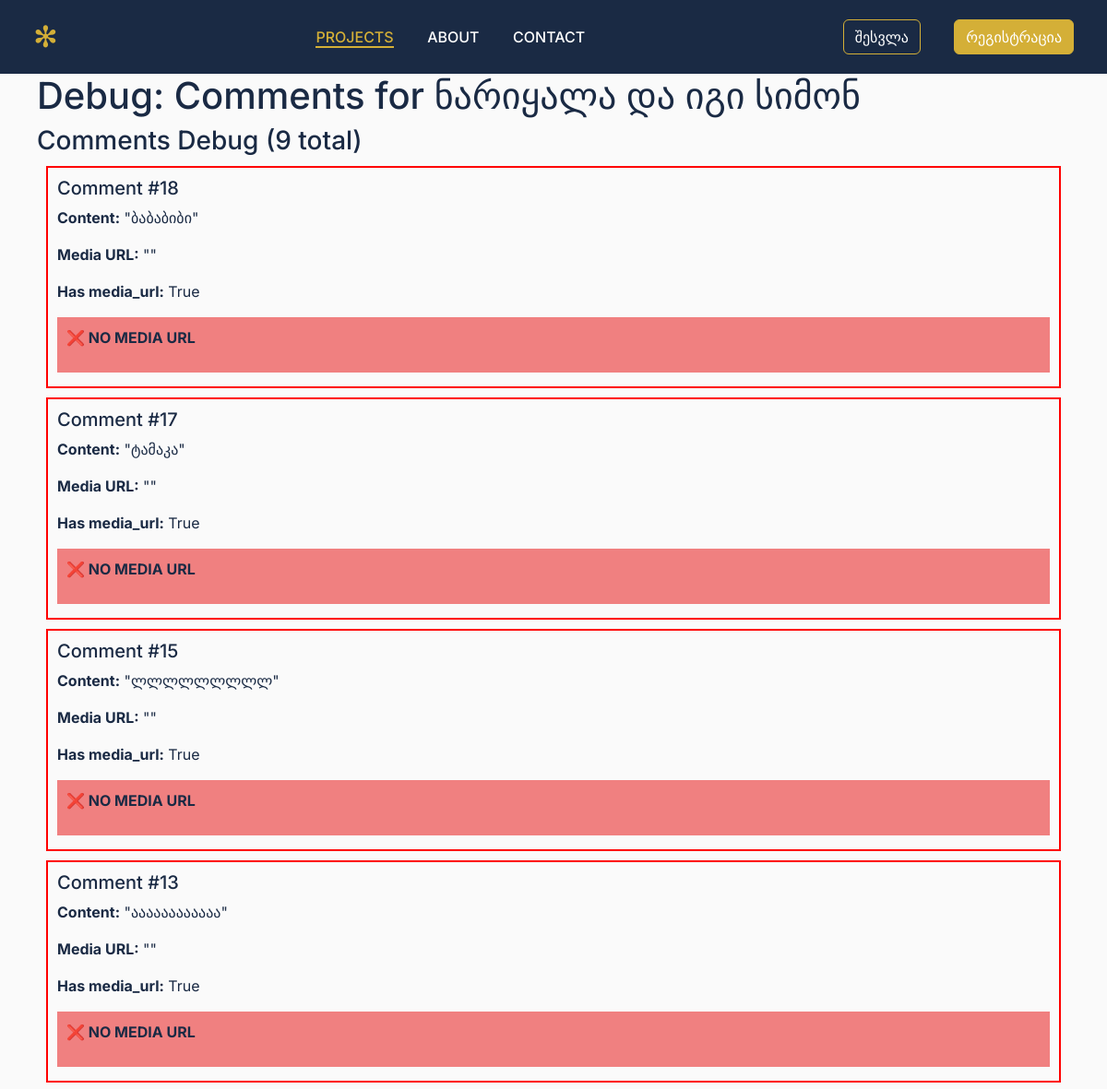
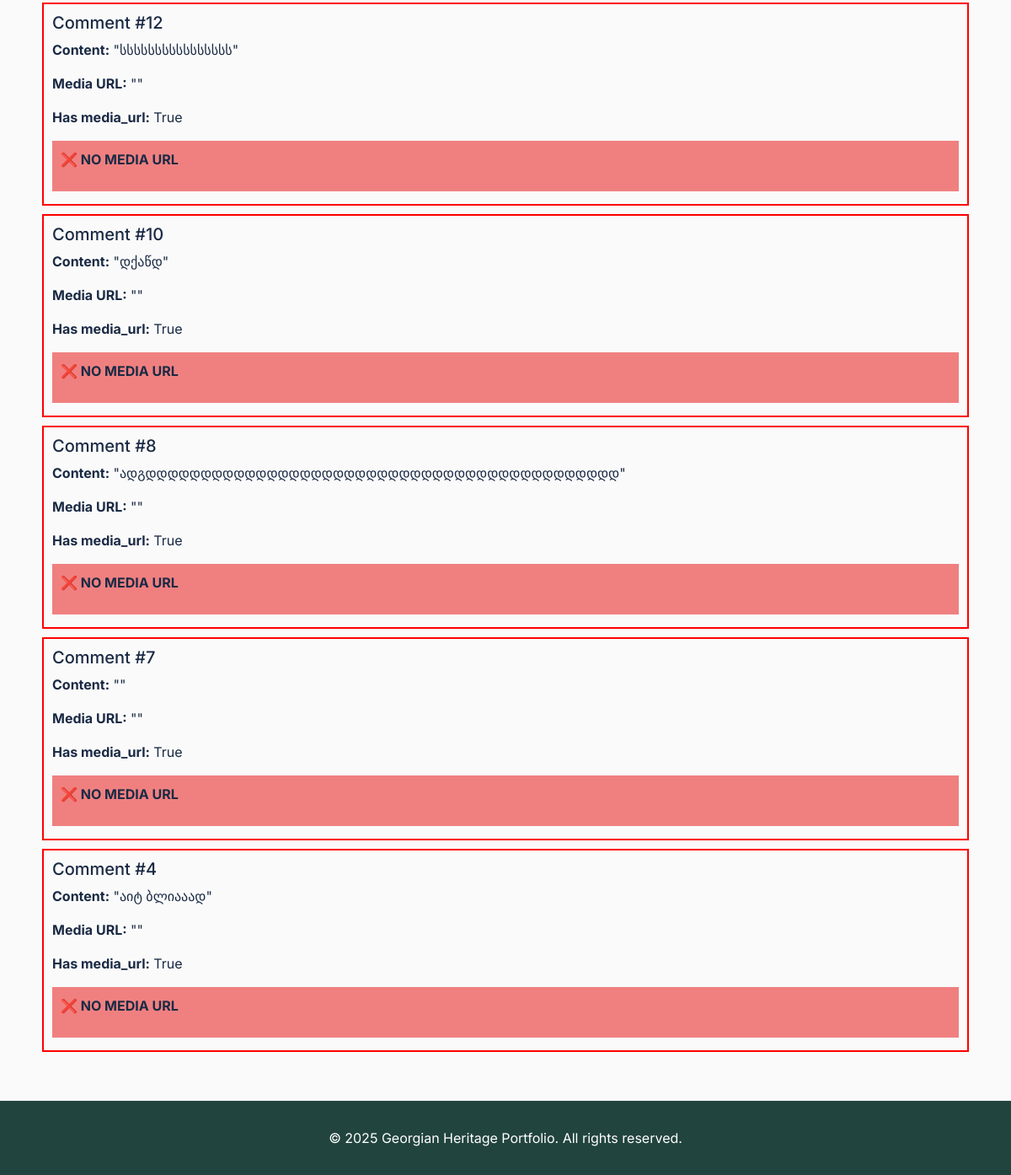
The page /debug/project/project_2 on the database as committed earlier (2 pictures, top to bottom).
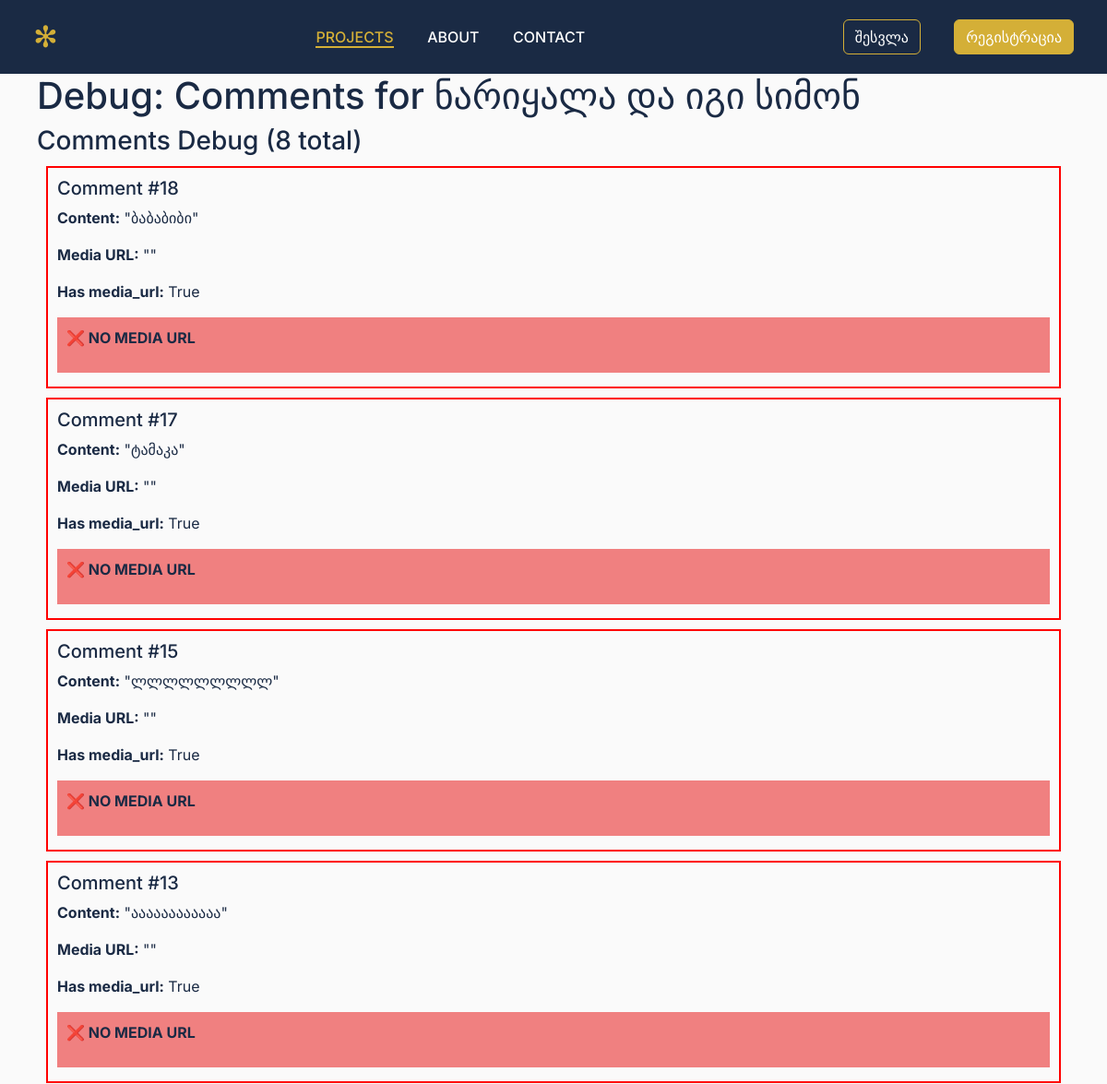
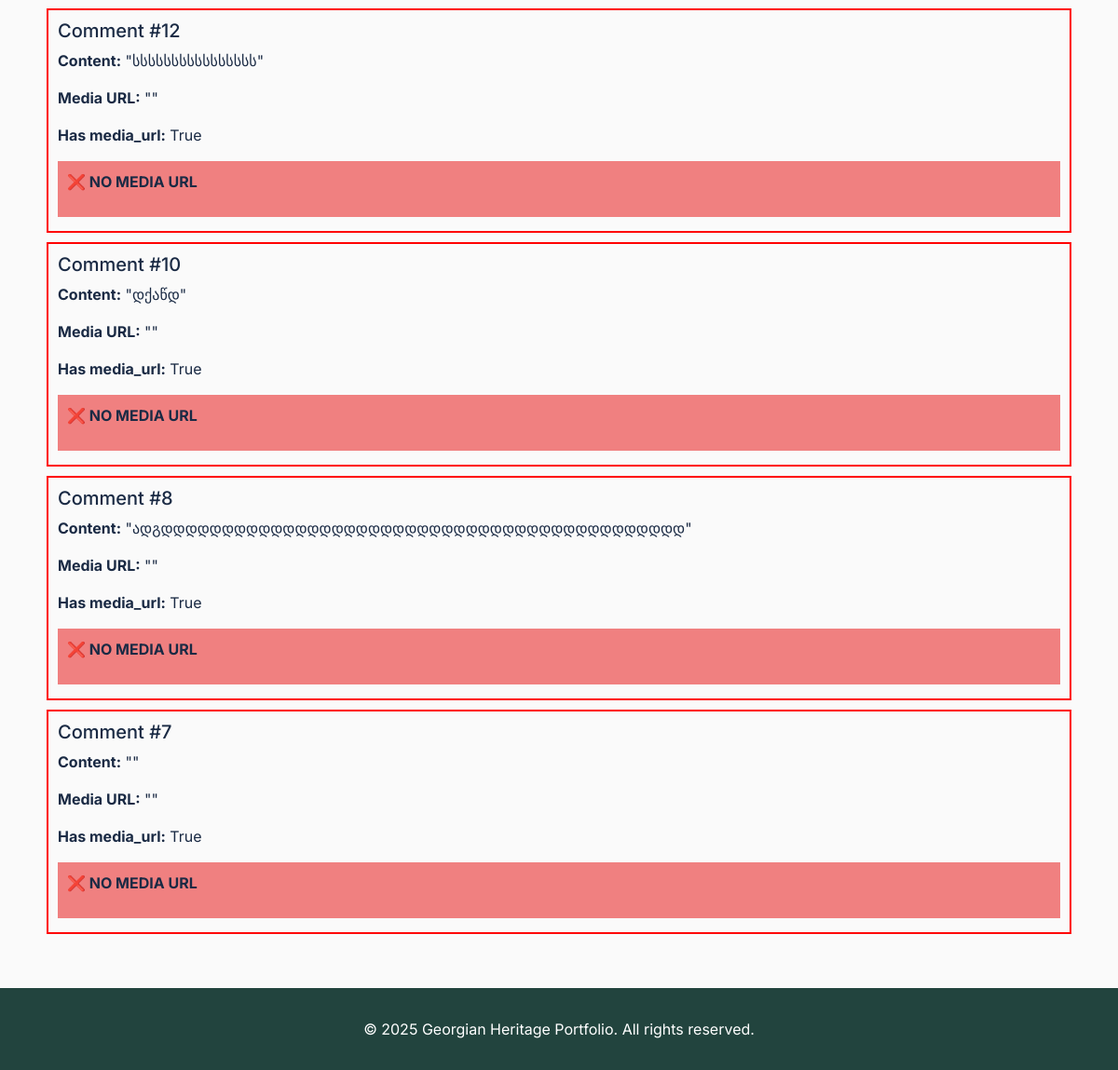
The same page on the database as committed later (2 pictures, top to bottom).
### models.py (models this page shows, shortened)
class Comment(db.Model):
    id = db.Column(db.Integer, primary_key=True)
    content = db.Column(db.Text, nullable=False)
    project_id = db.Column(db.String(50), nullable=False)
    user_id = db.Column(db.Integer, db.ForeignKey('user.id'), nullable=False)  # Required for registered users only
    parent_id = db.Column(db.Integer, db.ForeignKey('comment.id'), nullable=True)
    media_urls = db.Column(db.Text, nullable=True)  # JSON array of Cloudinary URLs
    created_at = db.Column(db.DateTime, default=datetime.utcnow)
    replies = db.relationship('Comment', backref=db.backref('parent', remote_side=[id]), lazy=True)
    likes = db.relationship('Like', backref='comment', lazy=True, cascade='all, delete-orphan')

### app.py (the view)
@app.route('/debug/project/<project_id>')
def debug_project_detail(project_id):
    projects = load_projects()
    project = next((p for p in projects if p['id'] == project_id), None)
    if not project:
        return 'Project not found', 404
    comments = Comment.query.filter_by(project_id=project_id, parent_id=None).order_by(Comment.created_at.desc()).all()
    return render_template('debug_comments.html', project=project, comments=comments)

### templates/debug_comments.html (shortened to what this page needs)
{% extends 'base.html' %}
{% block content %}
<div class="container">
    <h1>Debug: Comments for {{ project.title }}</h1>
    <div class="row">
        <div class="col-12">
            <h3>Comments Debug ({{ comments|length }} total)</h3>
            {% for comment in comments %}
            <div style="border: 2px solid {% if comment.media_url %}green{% else %}red{% endif %}; margin: 10px; padding: 10px;">
                <h5>Comment #{{ comment.id }}</h5>
                <p><strong>Content:</strong> "{{ comment.content }}"</p>
                <p><strong>Media URL:</strong> "{{ comment.media_url }}"</p>
                <p><strong>Has media_url:</strong> {{ comment.media_url is not none }}</p>
                {% if comment.media_url %}
                <div style="background: lightgreen; padding: 10px; margin: 5px 0;">
                    <p><strong>✅ HAS MEDIA URL</strong></p>
                    <p>URL starts with http: {{ comment.media_url.startswith('http') }}</p>
                    <p>URL ends with image ext: {{ comment.media_url.endswith(('.jpg', '.jpeg', '.png', '.gif')) }}</p>
                    <p>URL contains 'image': {{ 'image' in comment.media_url }}</p>
                    <div style="border: 2px solid blue; padding: 10px; margin: 10px 0;">
                        <p><strong>Image Preview:</strong></p>
                        <img src="{{ comment.media_url }}"
                             onclick="openImageModal(this.src)"
                             style="max-width: 200px; cursor: pointer; border: 3px solid red;"
                             alt="Comment Image"
                             onerror="this.style.border='3px solid red'; this.alt='IMAGE FAILED TO LOAD';">
                        <p><em>Click image above to test modal</em></p>
                    </div>
                </div>
                {% else %}
                <div style="background: lightcoral; padding: 10px; margin: 5px 0;">
                    <p><strong>❌ NO MEDIA URL</strong></p>
                </div>
                {% endif %}
            </div>
            {% endfor %}
        </div>
    </div>
</div>
{% endblock %}

Rows that differ between the two databases and show on the page:
removed Comment: id "4", content "აიტ ბლიააად", media_url "True"
Other text that changed with them:
{{ comments|length }}: "9" → "8"
